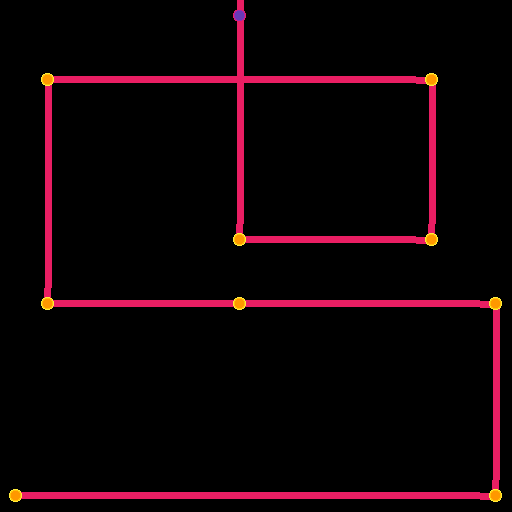

Below is a game level as drawn by its tile map, then a one-line description and the .tmx file that defines it, in full:
An orthogonal 16x16 tile map with 32x32 px tiles, 2 tile layers (pipes, nodes), 3 tilesets.

<map version="1.4" tiledversion="1.4.2" orientation="orthogonal" renderorder="right-down" width="16" height="16" tilewidth="32" tileheight="32" infinite="0" nextlayerid="3" nextobjectid="1">
 <editorsettings>
  <export target="." format="json" />
 </editorsettings>
 <tileset firstgid="1" source="pipes.tsx" />
 <tileset firstgid="6" source="node.tsx" />
 <tileset firstgid="7" source="nodeHome.tsx" />
 <layer id="1" name="pipes" width="16" height="16">
  <data encoding="csv">
0,0,0,0,0,0,0,5,0,0,0,0,0,0,0,0,
0,0,0,0,0,0,0,5,0,0,0,0,0,0,0,0,
0,2,1610612741,1610612741,1610612741,1610612741,1610612741,4,1610612741,1610612741,1610612741,1610612741,1610612741,2684354562,0,0,
0,5,0,0,0,0,0,5,0,0,0,0,0,5,0,0,
0,5,0,0,0,0,0,5,0,0,0,0,0,5,0,0,
0,5,0,0,0,0,0,5,0,0,0,0,0,5,0,0,
0,5,0,0,0,0,0,5,0,0,0,0,0,5,0,0,
0,5,0,0,0,0,0,1610612738,1610612741,1610612741,1610612741,1610612741,1610612741,3221225474,0,0,
0,5,0,0,0,0,0,0,0,0,0,0,0,0,0,0,
0,1610612738,1610612741,1610612741,1610612741,1610612741,1610612741,1610612741,1610612741,1610612741,1610612741,1610612741,1610612741,1610612741,1610612741,2684354562,
0,0,0,0,0,0,0,0,0,0,0,0,0,0,0,5,
0,0,0,0,0,0,0,0,0,0,0,0,0,0,0,5,
0,0,0,0,0,0,0,0,0,0,0,0,0,0,0,5,
0,0,0,0,0,0,0,0,0,0,0,0,0,0,0,5,
0,0,0,0,0,0,0,0,0,0,0,0,0,0,0,5,
1610612737,1610612741,1610612741,1610612741,1610612741,1610612741,1610612741,1610612741,1610612741,1610612741,1610612741,1610612741,1610612741,1610612741,1610612741,3221225474
</data>
 </layer>
 <layer id="2" name="nodes" width="16" height="16">
  <data encoding="csv">
0,0,0,0,0,0,0,7,0,0,0,0,0,0,0,0,
0,0,0,0,0,0,0,0,0,0,0,0,0,0,0,0,
0,6,0,0,0,0,0,0,0,0,0,0,0,6,0,0,
0,0,0,0,0,0,0,0,0,0,0,0,0,0,0,0,
0,0,0,0,0,0,0,0,0,0,0,0,0,0,0,0,
0,0,0,0,0,0,0,0,0,0,0,0,0,0,0,0,
0,0,0,0,0,0,0,0,0,0,0,0,0,0,0,0,
0,0,0,0,0,0,0,6,0,0,0,0,0,6,0,0,
0,0,0,0,0,0,0,0,0,0,0,0,0,0,0,0,
0,6,0,0,0,0,0,6,0,0,0,0,0,0,0,6,
0,0,0,0,0,0,0,0,0,0,0,0,0,0,0,0,
0,0,0,0,0,0,0,0,0,0,0,0,0,0,0,0,
0,0,0,0,0,0,0,0,0,0,0,0,0,0,0,0,
0,0,0,0,0,0,0,0,0,0,0,0,0,0,0,0,
0,0,0,0,0,0,0,0,0,0,0,0,0,0,0,0,
6,0,0,0,0,0,0,0,0,0,0,0,0,0,0,6
</data>
 </layer>
</map>
